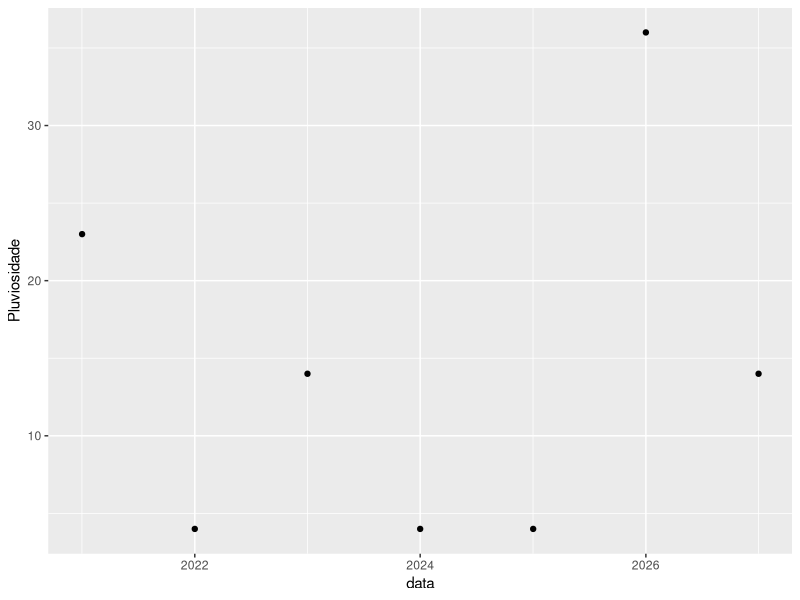
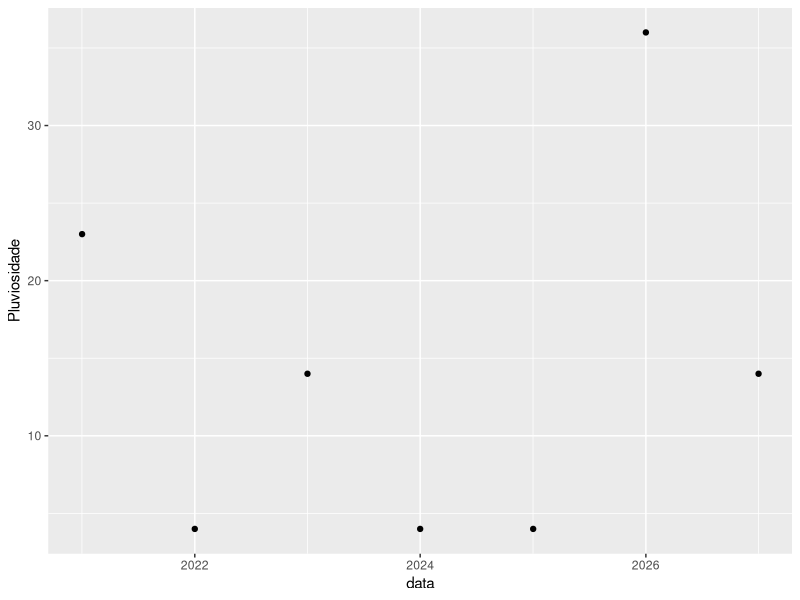

These charts were generated, in order, by the following R code:
library(tidyverse)

dados_clima <- read.csv("./tabela_clima.csv", sep=";")

glimpse(dados_clima)

dados_clima$data <- as.Date(dados_clima$data, format = "%d-%m-%Y")

ggplot(dados_clima, aes(x = data, y = Pluviosidade)) +
  geom_point()+ ggsave()
